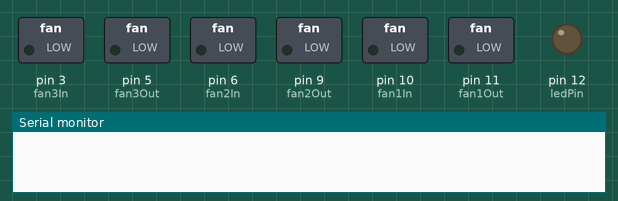
A sketch run on a simulated Arduino Uno, built with avr-gcc and run on an emulated ATmega328P. On the bench: switched loads named in the sketch (green lamp = pin HIGH), output pins drawn as LEDs (lit = HIGH), the last lines printed to the serial monitor.

Above: at 0.05 s.
At 5.95 s:
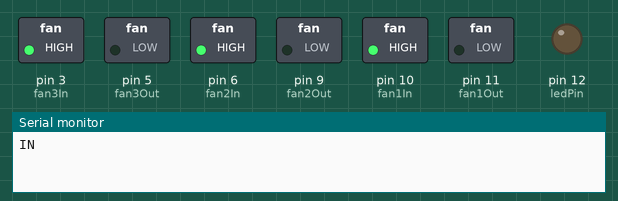
Timing chart, 0 to 7.8 s (numbered marks = the images above):
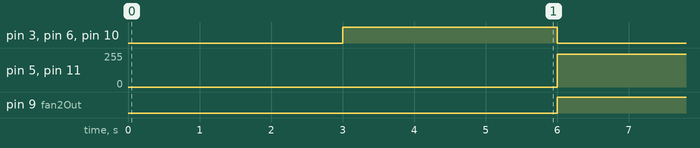

The sketch:

fanpushpullX3.ino
```cpp
#define spacing 3000
#define rate 100
#define shortPause 100

int ledPin = 12;

int arrayDelay = 5000;

int val = 0;

byte a[4];

const int fan1In = 10;
const int fan1Out = 11;
const int fan2In = 6;
const int fan2Out = 9;
const int fan3In = 3;
const int fan3Out = 5;

int fanInArray[] = {fan1In, fan2In, fan3In};
int fanOutArray[] = {fan1Out, fan2Out, fan3Out};

//Timing element
long timer;

//set which fan is on
bool input = true;


void setup()  {
  Serial.begin(9600);
  Serial.setTimeout(50);
  pinMode(ledPin, OUTPUT);
  pinMode(fan1In, OUTPUT);
  pinMode(fan1Out, OUTPUT);
  pinMode(fan2In, OUTPUT);
  pinMode(fan2Out, OUTPUT);
  pinMode(fan3In, OUTPUT);
  pinMode(fan3Out, OUTPUT);
}

//select which behavior the fans are running on
//Breath is a steady in and out, variety has variation in the timing
//and demo ramps up each fan in order, then back down
void loop()  {
  breath();
  //variety();
  //demo();
}

void breath(){
  if((millis() - timer) > spacing){
     timer = millis();
     if (input){
        in();
     }
     else{
       out();
     }
  }
}

void in(){
    Serial.println("IN");
    analogWrite(fan1Out, 0);
    analogWrite(fan2Out, 0);
    analogWrite(fan3Out, 0);
    analogWrite(fan1In, 1023);
    analogWrite(fan2In, 1023);
    analogWrite(fan3In, 1023);
    input = false;
}


void out(){
    Serial.println("OUT");
    analogWrite(fan1In, 0);
    analogWrite(fan2In, 0);
    analogWrite(fan3In, 0);
    analogWrite(fan1Out, 500);
    analogWrite(fan2Out, 500);
    analogWrite(fan3Out, 500);
    input = true;
}


void variety(){
   for (int i = 0; i < 1001; i = i + rate){
     for(int j = 0; j < sizeof(fanInArray); j++){
       analogWrite(fanInArray[j], i);
       Serial.println(i);
       delay(shortPause);
     }
   }
   delay(arrayDelay);

   for (int i = 1000; i > -1; i = i - rate){
      for(int j = 0; j < sizeof(fanInArray); j++){
       analogWrite(fanInArray[j], i);
       analogWrite(fanOutArray[j], 0);
       Serial.println(i);
       delay(shortPause);
     }
   }

   for (int i = 0; i < 1001; i = i + rate){
     for(int j = 0; j < sizeof(fanOutArray); j++){
       analogWrite(fanOutArray[j], i);
       Serial.println(i);
       delay(shortPause);
     }
   }
   delay(arrayDelay);


   for (int i = 1000; i > -1; i = i - rate){
      for(int j = 0; j < sizeof(fanOutArray); j++){
       analogWrite(fanInArray[j], 0);
       analogWrite(fanOutArray[j], i);
       Serial.println(i);
       delay(shortPause);
     }
   }
}

void demo(){
   for (int i=0; i < sizeof(fanInArray); i++){
      Serial.print(fanInArray[i]);
      Serial.println(" : IN");
      analogWrite(fanInArray[i], 1023);
      delay (20000);
      Serial.print(fanOutArray[i]);
      Serial.println(" : OUT");
      analogWrite(fanInArray[i], 0);
      analogWrite(fanOutArray[i], 1023);
      delay(20000);
      analogWrite(fanOutArray[i], 0);
   }

}
```

Measured:
- by itself, pin 3 (fan3In), pin 6 (fan2In), pin 9 (fan2Out), pin 10 (fan1In): alternates HIGH for 3.0 s and LOW for 3.0 s
- by itself, pin 5 (fan3Out), pin 11 (fan1Out): alternates 244/255 for 3.0 s and 0/255 for 3.0 s
